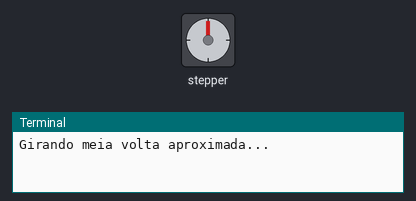
Simulated run of this program. Board: Raspberry Pi (BCM pin numbers). On the bench: stepper motor, the last lines printed to the terminal. The stepper is drawn at 2048 steps a turn. At 4.2 s the program stops and its outputs stay as they are.

Above: at 0.15 s.
At 1.05 s:
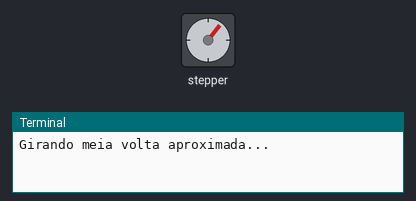
At 2.25 s:
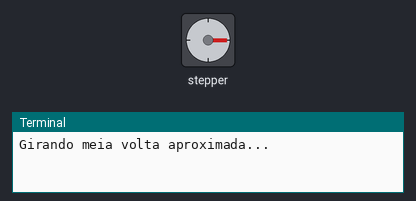
At 4.2 s:
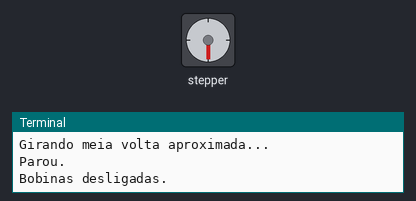
Timing chart, 0 to 5.7 s (numbered marks = the images above):
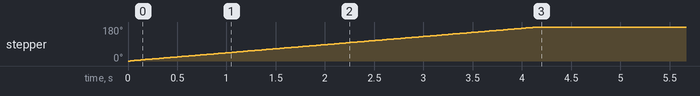

The program:

stepper_test.py
```python
from gpiozero import OutputDevice
from time import sleep

pins = [
    OutputDevice(17),
    OutputDevice(27),
    OutputDevice(22),
    OutputDevice(23),
]

sequence = [
    [1,0,0,0],
    [1,1,0,0],
    [0,1,0,0],
    [0,1,1,0],
    [0,0,1,0],
    [0,0,1,1],
    [0,0,0,1],
    [1,0,0,1],
]

def set_step(step):
    for pin, value in zip(pins, step):
        pin.on() if value else pin.off()

def release_motor():
    for pin in pins:
        pin.off()

def rotate_steps(steps, delay=0.002, direction=1):
    seq = sequence if direction == 1 else list(reversed(sequence))

    for _ in range(steps):
        for step in seq:
            set_step(step)
            sleep(delay)

try:
    print("Girando meia volta aproximada...")
    rotate_steps(256, delay=0.002, direction=1)
    print("Parou.")
finally:
    release_motor()
    print("Bobinas desligadas.")
```

Measured:
- by itself, stepper: turns 180° clockwise in 4.1 s
